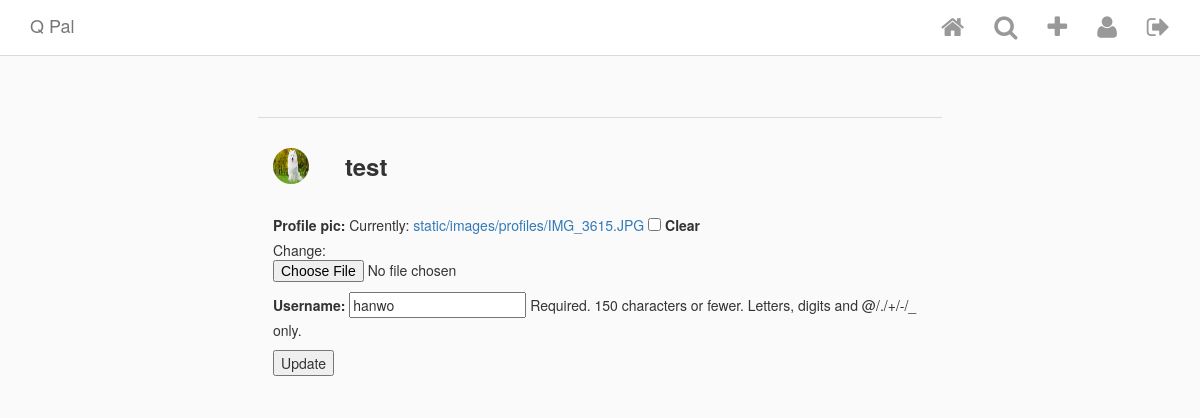
The app's page /edit_profile/1/ (signed in) with its own data.
### Insta/models.py (models this page shows, shortened)
class InstaUser(AbstractUser):
    profile_pic = ProcessedImageField(
        upload_to = 'static/images/profiles',
        format = 'JPEG',
        options = {'quality' : 100},
        blank = True,
        null = True
    )

### Insta/views.py (the view)
# urls.py: path('edit_profile/<int:pk>/', EditProfile.as_view(), name='edit_profile'),
class EditProfile(LoginRequiredMixin, UpdateView):
    model = InstaUser
    template_name = 'edit_profile.html'
    fields = ['profile_pic', 'username']
    login_url = 'login'

### templates/edit_profile.html (shortened to what this page needs)
{% extends 'base.html' %}
{% block content %}
<div class="row profile-settings">
  <div class="col-xs-12">
    <div class="profile-pic-name">
      {% if user.profile_pic %}
        <img class="picture-circle--medium" src="/{{user.profile_pic}}">
      {% endif %}
      <span class="username">{{ user.username }}</span>
    </div>
    <form action="" method="post" enctype="multipart/form-data">
        {{ form.as_p }}
        <input type="submit" value="Update" />
    </form>
  </div>
</div>
{% endblock content %}

### static/css/style.css (style rules this page uses)
html { height: 100%; }
body { min-height: 100%; background-color: #fafafa; }
.picture-circle, .picture-circle--medium, .picture-circle--small { border-radius: 100%; width: 150px; height: 150px; }
.picture-circle--medium { width: 36px; height: 36px; }
@media screen and (min-width: 768px) { .profile-settings, .auth-form { max-width: 60%; margin: 0 auto; border-top: none; } }
.profile-settings { margin-top: 60px; border-top: 1px solid #dbdbdb; }
.profile-pic-name { padding: 30px 0; }
.profile-pic-name span { font-size: 24px; font-weight: bold; vertical-align: middle; margin-left: 32px; }

### records on screen
InstaUser: profile_pic (picture), username "test"
InstaUser: username "hanwo"
